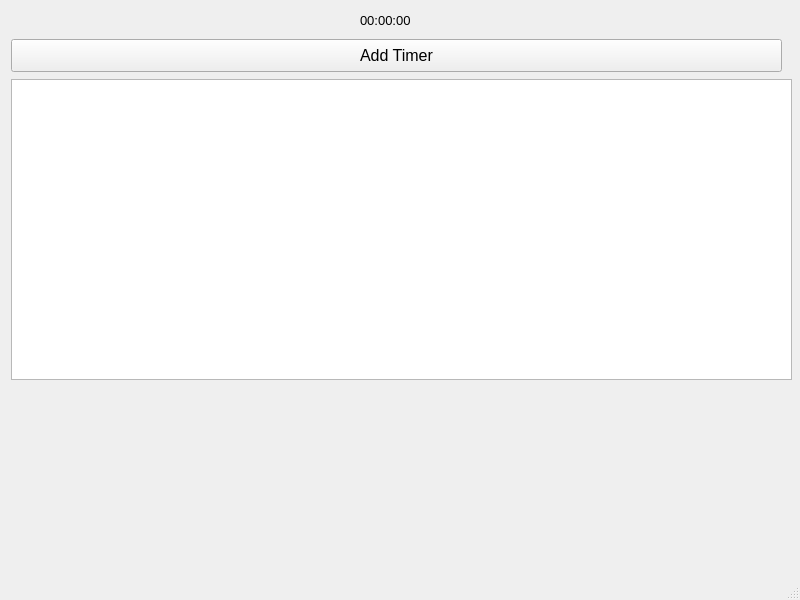
<?xml version="1.0" encoding="UTF-8"?>
<ui version="4.0">
 <class>MainWindow</class>
 <widget class="QMainWindow" name="MainWindow">
  <property name="geometry">
   <rect>
    <x>0</x>
    <y>0</y>
    <width>800</width>
    <height>600</height>
   </rect>
  </property>
  <property name="windowTitle">
   <string>MainWindow</string>
  </property>
  <widget class="QWidget" name="centralwidget">
   <widget class="QListWidget" name="listTimers">
    <property name="geometry">
     <rect>
      <x>11</x>
      <y>79</y>
      <width>781</width>
      <height>301</height>
     </rect>
    </property>
   </widget>
   <widget class="QPushButton" name="btnAddTimer">
    <property name="geometry">
     <rect>
      <x>11</x>
      <y>39</y>
      <width>771</width>
      <height>33</height>
     </rect>
    </property>
    <property name="font">
     <font>
      <pointsize>12</pointsize>
     </font>
    </property>
    <property name="text">
     <string>Add Timer</string>
    </property>
   </widget>
   <widget class="QLabel" name="timer">
    <property name="geometry">
     <rect>
      <x>360</x>
      <y>10</y>
      <width>66</width>
      <height>21</height>
     </rect>
    </property>
    <property name="font">
     <font>
      <pointsize>10</pointsize>
     </font>
    </property>
    <property name="text">
     <string>00:00:00</string>
    </property>
   </widget>
  </widget>
  <widget class="QMenuBar" name="menubar">
   <property name="geometry">
    <rect>
     <x>0</x>
     <y>0</y>
     <width>800</width>
     <height>25</height>
    </rect>
   </property>
  </widget>
  <widget class="QStatusBar" name="statusbar"/>
 </widget>
 <resources/>
 <connections/>
</ui>
